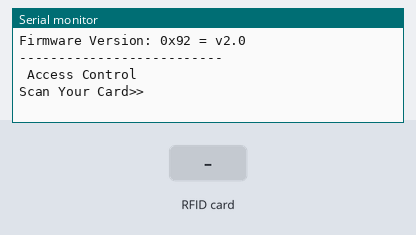
This sketch was run on a simulated Arduino Uno, built with avr-gcc and run on an emulated ATmega328P. Parts: the last lines printed to the serial monitor. Inputs (shaded band) come from the test bench.

Above: at 1.2 s.
1.3 s: RFID card 3B 3B 96 22 held to the reader
At 2.2 s:
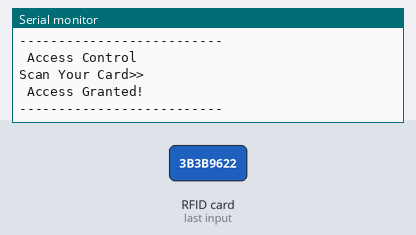
2.8 s: RFID card 5E 7A 19 C4 held to the reader
At 3.9 s:
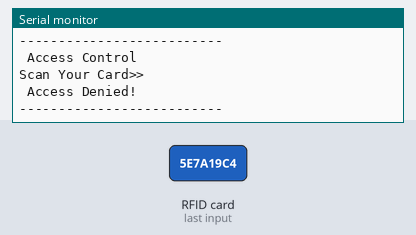

Measured:
- after the input at 1.3 s, the serial monitor: prints a new line at once (image 1)
- after the input at 2.8 s, the serial monitor: prints a new line after 0.55 s (image 2)

The sketch:

RFID.ino
```cpp
/************************************************************************************
 * Created By: Tauseef Ahmad
 * Created On: December 31, 2021
 *
 * Tutorial: https://youtu.be/pdBrvLGH0PE
 *
 * ****************************************************************************
 * Download Resources
 * ****************************************************************************
 *  Download RFID library:
 *  https://github.com/miguelbalboa/rfid
 **********************************************************************************/

//MMMMMMMMMMMMMMMMMMMMMMMMMMMMMMMMMMMMMMMMMMMMMMMMMMMM
#include <SPI.h>
#include <MFRC522.h>
//MMMMMMMMMMMMMMMMMMMMMMMMMMMMMMMMMMMMMMMMMMMMMMMMMMMM
#define SS_PIN 10
#define RST_PIN 9
//MMMMMMMMMMMMMMMMMMMMMMMMMMMMMMMMMMMMMMMMMMMMMMMMMMMM
byte readCard[4];
String MasterTag = "3B3B9622";
String tagID = "";
//MMMMMMMMMMMMMMMMMMMMMMMMMMMMMMMMMMMMMMMMMMMMMMMMMMMM
// Create instances
MFRC522 mfrc522(SS_PIN, RST_PIN);
//MMMMMMMMMMMMMMMMMMMMMMMMMMMMMMMMMMMMMMMMMMMMMMMMMMMM


/**********************************************************************************************
 * setup() function
**********************************************************************************************/
void setup()
{
  //MMMMMMMMMMMMMMMMMMMMMMMMMMMMMMMMMMMMMMMMMMMMMMMMMMMM
  Serial.begin(9600);
  SPI.begin();
  //MMMMMMMMMMMMMMMMMMMMMMMMMMMMMMMMMMMMMMMMMMMMMMMMMMMM
  mfrc522.PCD_Init();
  delay(4);
  //Show details of PCD - MFRC522 Card Reader
  mfrc522.PCD_DumpVersionToSerial();
  //MMMMMMMMMMMMMMMMMMMMMMMMMMMMMMMMMMMMMMMMMMMMMMMMMMMM
  Serial.println("--------------------------");
  Serial.println(" Access Control ");
  Serial.println("Scan Your Card>>");
  //MMMMMMMMMMMMMMMMMMMMMMMMMMMMMMMMMMMMMMMMMMMMMMMMMMMM
}


/**********************************************************************************************
 * loop() function
**********************************************************************************************/
void loop()
{
  //----------------------------------------------------------------------
  //Wait until new tag is available
  while (getID()) {
    //MMMMMMMMMMMMMMMMMMMMMMMMMMMMMMMMMMMMMMMMMMMMMMMMMMMM
    if (tagID == MasterTag){
      Serial.println(" Access Granted!");
      Serial.println("--------------------------");
       //You can write any code here like, opening doors,
       //switching ON a relay, lighting up an LED etc...
    }

    //MMMMMMMMMMMMMMMMMMMMMMMMMMMMMMMMMMMMMMMMMMMMMMMMMMMM
    else{
      Serial.println(" Access Denied!");
      Serial.println("--------------------------");
    }
    //MMMMMMMMMMMMMMMMMMMMMMMMMMMMMMMMMMMMMMMMMMMMMMMMMMMM
    delay(2000);
    Serial.println(" Access Control ");
    Serial.println("Scan Your Card>>");
  }
  //----------------------------------------------------------------------
}


/**********************************************************************************************
 * getID() function
 * Read new tag if available
**********************************************************************************************/
boolean getID()
{
  //MMMMMMMMMMMMMMMMMMMMMMMMMMMMMMMMMMMMMMMMMMMMMMMMMMMM
  // Getting ready for Reading PICCs
  //If a new PICC placed to RFID reader continue
  if ( ! mfrc522.PICC_IsNewCardPresent()) {
    return false;
  }
  //MMMMMMMMMMMMMMMMMMMMMMMMMMMMMMMMMMMMMMMMMMMMMMMMMMMM
  //Since a PICC placed get Serial and continue
  if ( ! mfrc522.PICC_ReadCardSerial()) {
  return false;
  }
  //MMMMMMMMMMMMMMMMMMMMMMMMMMMMMMMMMMMMMMMMMMMMMMMMMMMM
  tagID = "";
  // The MIFARE PICCs that we use have 4 byte UID
  for ( uint8_t i = 0; i < 4; i++) {
  //readCard[i] = mfrc522.uid.uidByte[i];
  // Adds the 4 bytes in a single String variable
  tagID.concat(String(mfrc522.uid.uidByte[i], HEX));
  }
  //MMMMMMMMMMMMMMMMMMMMMMMMMMMMMMMMMMMMMMMMMMMMMMMMMMMM
  tagID.toUpperCase();
  mfrc522.PICC_HaltA(); // Stop reading
  return true;
  //MMMMMMMMMMMMMMMMMMMMMMMMMMMMMMMMMMMMMMMMMMMMMMMMMMMM
}
```
